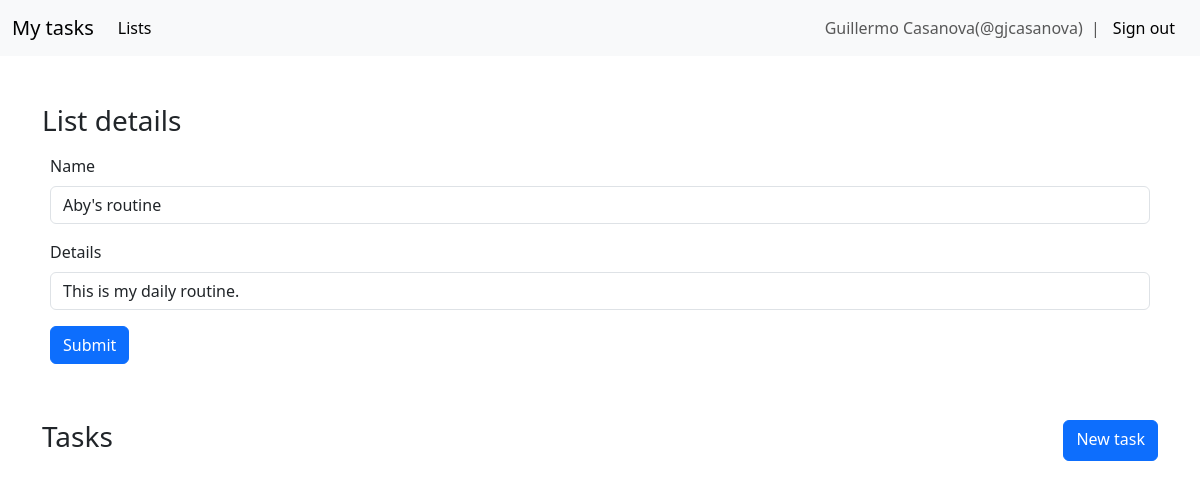
Page /app/lists/5/retrieve/ (signed in) on the committed database.
### app/models.py (models this page shows)
class User(UserMixin, db.Model):
    id = db.Column(db.Integer, primary_key=True)
    name = db.Column(db.String(50), nullable=False)
    username = db.Column(db.String(50), unique=True, nullable=False)
    password = db.Column(db.String(256), nullable=False)

class List(db.Model):
    id = db.Column(db.Integer, primary_key=True)
    name = db.Column(db.String(50), nullable=False)
    details = db.Column(db.Text)
    user_id = db.Column(db.Integer, db.ForeignKey('user.id'), nullable=False)
    user = db.relationship('User', backref=db.backref('lists', lazy=True, cascade='all, delete-orphan'))

### app/views.py (the view)
@app_routes.route('/lists/<int:list_id>/retrieve/', methods=['GET', 'POST'])
@login_required
def retrieve_list(list_id):
    list = List.query.filter_by(id=list_id, user=current_user).first()
    if not list:
        abort(404)
    list_form = ListForm()
    if list_form.validate_on_submit():
        data = list_form.data
        list.name = data['name']
        list.details = data['details']
        db.session.commit()
        return redirect(url_for('tasks.retrieve_list', list_id=list.id))
    list_form.name.data = list.name
    list_form.details.data = list.details
    context = {
        'current_user': current_user,
        'list': list,
        'list_form': list_form
    }
    return render_template('list_retrieve.html', **context)

### app/forms.py
class ListForm(FlaskForm):
    name = wtforms.StringField('Name', validators=[wtforms.validators.DataRequired()])
    details = wtforms.StringField('Details')
    submit = wtforms.SubmitField('Submit')

### app/__init__.py (called while the page is built)
def register_plugins(flask_app):
    from .plugins import bootstrap, db, login_manager  # noqa
    db.init_app(flask_app)
    with flask_app.app_context():
        db.create_all()
    login_manager.login_view = 'tasks.sign_in'
    login_manager.init_app(flask_app)
    bootstrap.init_app(flask_app)
    @login_manager.user_loader
    def load_user(user_id):
        from .models import User  # noqa
        return User.query.get(int(user_id))

### app/templates/list_retrieve.html (shortened to what this page needs)
{% extends "base.html" %}
{% from 'bootstrap5/form.html' import render_form %}
{% from 'macros.html' import navbar %}
{% block body %}
{% block content %}
{{ navbar(current_user) }}
<div class="container">
    <br><br>
    <h1 class="h1 fs-3">List details</h1>
    <div class="p-2 flex-grow-1">
        {{ render_form(list_form, method='post', action=url_for('tasks.retrieve_list', list_id=list.id)) }}
    </div>
    <br><br>
    <div class="d-flex justify-content-between">
        <h1 class="h1 fs-3">Tasks</h1>
        <a class="btn btn-primary" href="{{ url_for('tasks.create_task', list_id=list.id) }}">New task</a>
    </div>
    <br>
</div>
{% endblock %}
{% endblock %}

### app/templates/macros.html (shortened to what this page needs)
{% macro navbar(current_user) %}
<nav class="navbar navbar-expand-lg navbar-light bg-light">
    <div class="container-fluid">
        <a class="navbar-brand" href="#">My tasks</a>
        <div class="collapse navbar-collapse" id="navbarSupportedContent">
            <ul class="navbar-nav me-auto mb-2 mb-lg-0">
                <li class="nav-item">
                    <a class="nav-link active" aria-current="page" href="{{ url_for('tasks.list_lists') }}">Lists</a>
                </li>
            </ul>
            <form class="d-flex" method="POST" action="{{ url_for('tasks.sign_out') }}">
                <span class="navbar-text">
                    {{ current_user.name }}(@{{current_user.username}}) &nbsp
                </span>
                <span class="navbar-text">
                    |
                </span>
                <button class="btn btn-light" type="submit">Sign out</button>
            </form>
        </div>
    </div>
</nav>
{% endmacro %}

### app/static/css/styles.css (style rules this page uses)
h1 { color: brown; }

### rows in the picture
User: name "Guillermo Casanova", username "gjcasanova"
List: name "Aby's routine", details "This is my daily routine."
